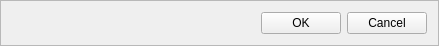
<?xml version="1.0" encoding="UTF-8"?>
<ui version="4.0">
 <class>ButtonsFrame</class>
 <widget class="QFrame" name="ButtonsFrame">
  <property name="geometry">
   <rect>
    <x>0</x>
    <y>0</y>
    <width>439</width>
    <height>43</height>
   </rect>
  </property>
  <property name="sizePolicy">
   <sizepolicy hsizetype="Minimum" vsizetype="Minimum">
    <horstretch>0</horstretch>
    <verstretch>0</verstretch>
   </sizepolicy>
  </property>
  <property name="windowTitle">
   <string>Frame</string>
  </property>
  <property name="frameShape">
   <enum>QFrame::StyledPanel</enum>
  </property>
  <property name="frameShadow">
   <enum>QFrame::Raised</enum>
  </property>
  <layout class="QHBoxLayout" name="horizontalLayout">
   <item>
    <widget class="QLabel" name="lblErrorMsg">
     <property name="styleSheet">
      <string notr="true">{color:red}</string>
     </property>
     <property name="text">
      <string/>
     </property>
    </widget>
   </item>
   <item>
    <widget class="QPushButton" name="btnOk">
     <property name="sizePolicy">
      <sizepolicy hsizetype="Fixed" vsizetype="Fixed">
       <horstretch>0</horstretch>
       <verstretch>0</verstretch>
      </sizepolicy>
     </property>
     <property name="text">
      <string>OK</string>
     </property>
    </widget>
   </item>
   <item>
    <widget class="QPushButton" name="btnCancel">
     <property name="sizePolicy">
      <sizepolicy hsizetype="Fixed" vsizetype="Fixed">
       <horstretch>0</horstretch>
       <verstretch>0</verstretch>
      </sizepolicy>
     </property>
     <property name="text">
      <string>Cancel</string>
     </property>
    </widget>
   </item>
  </layout>
 </widget>
 <resources/>
 <connections/>
</ui>
